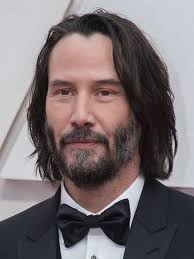
#> input picture OPEN_CV_301/10_CANY_EDGE_DETECTION/keanu.jpg, 194 x 259 px, found by its file name
$ python canny.py
#> lines starting #> are read from the running program, lines starting #| are printed output that depends on the picture
import cv2 as cv
import numpy as np

src = cv.imread("C:/Users/Mustafa/PycharmProjects/OpenCV/OPEN_CV_301/10_CANY_EDGE_DETECTION/keanu.jpg")
#> src is the input picture: shape (259, 194, 3); mean B, G, R 112.8, 110.5, 120.3
cv.imshow("keanu", src)
cv.waitKey(0)

edge = cv.Canny(src,100,300) #daha büyük değerleri kuvvetli kenarların bulunmasını sağlar
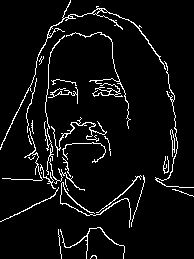
#> edge: shape (259, 194); 5.7% white in thin lines or dots
cv.imshow("edge", edge)
cv.waitKey(0)
